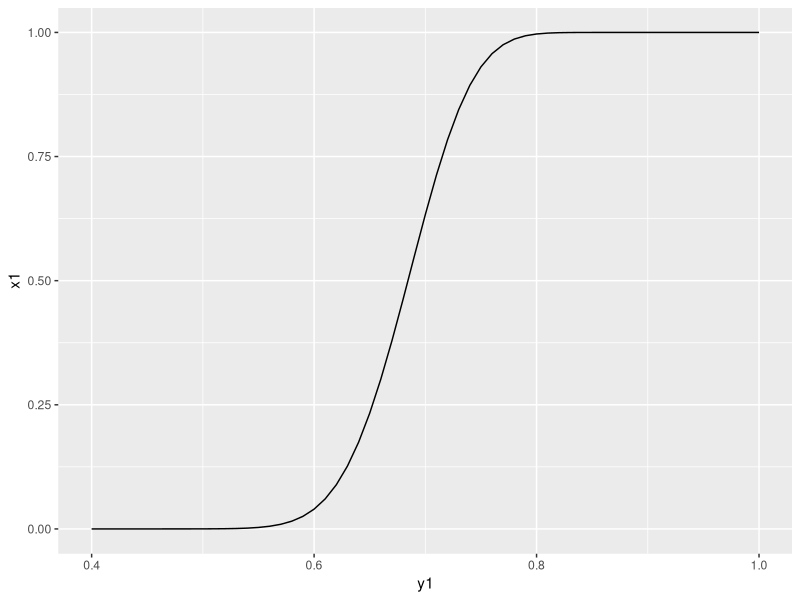
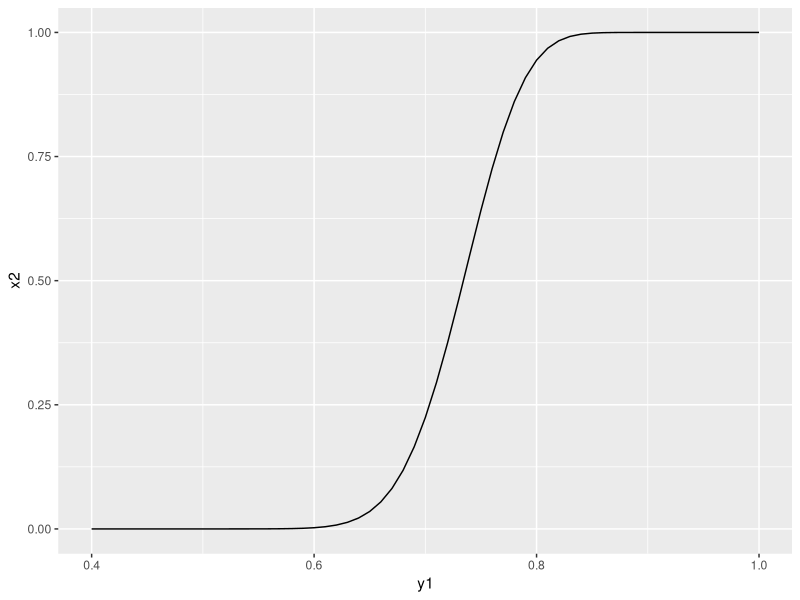

Here is the R script that generated these plots, in order:
## ---- chunk 1
knitr::opts_chunk$set(echo = TRUE)
## ---- chunk 2
library(ggplot2)
ap0.6 <- function(m){
  ##pbinom <= m-1 cumulative probability
  1 - pbinom(m-1, 100, 0.6)
}
## get the value of m
## type I error : alpha(p)
for (i in 1:100){
  if (ap0.6(i) > 0.05){
    i <- i + 1
  }
  else{
    print(i)
    break
  }
}
ap0.8 <- function(m){
  ##pbinom <= m-1 cumulative probability
  1 - pbinom(m-1, 100, 0.8)
}
## Type II error : 1- alpha(p)
for (k in 1:100){
  if (1 - ap0.8(k) < 0.05){
    k <- k + 1
  }
  else{
    print(k)
    break
  }
}
## ask jiacheng feng for explaination for how to get m value, how to express type I, II probability
## ---- chunk 3
## write a function determines the probability of both type1 and type2 error
ap <- function(n,m,p){
  ## initialize probability
  k = 0
  for (i in m:n){
    k = k + dbinom(i,n,p)  ## calculate the probability at specific point 
  }
  return(k)
}

## ---- chunk 4
y1 <- seq(0.4,1,by = 0.01)

x1 <- ap(100,69,y1)

df1 <- data.frame(y1, x1)

ggplot(aes(x = y1, y = x1), data = df1) +
  geom_line()

x2 <- ap(100,74,y1)

df2 <- data.frame(y1, x2)

ggplot(aes(x = y1, y = x2), data = df2) +
  geom_line()
## work with donghao xue for powercurve
